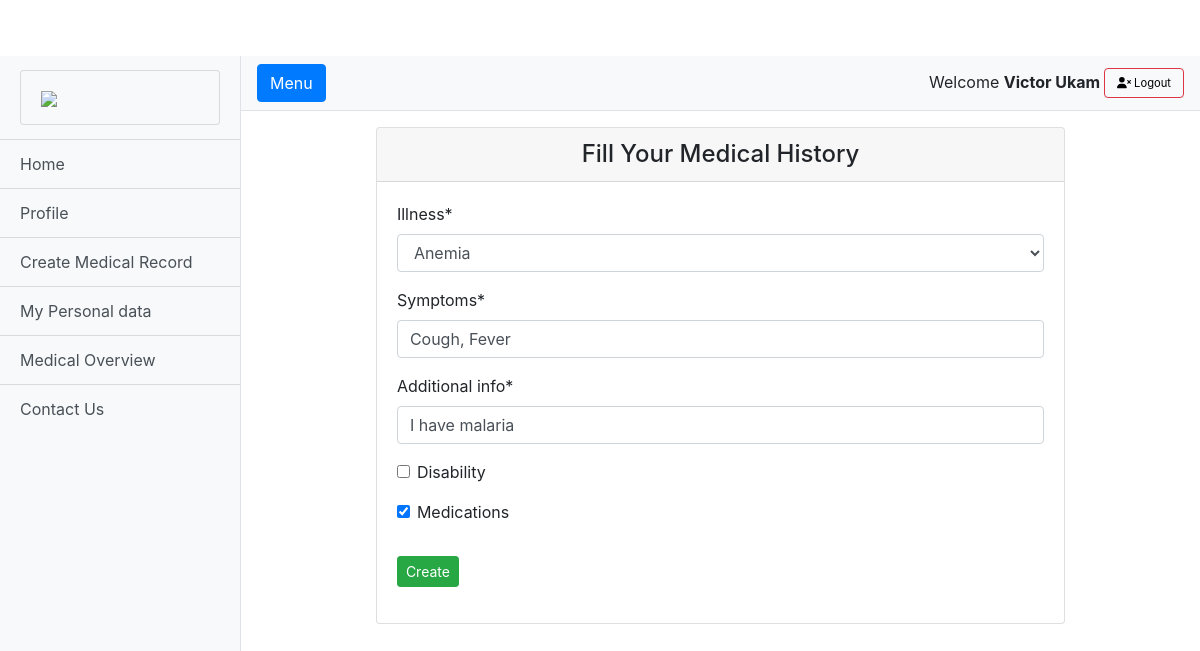
The app's page /records/2/update (signed in) with its own data.
### medicalapp/models.py (models this page shows, shortened)
class MedicalHistory(models.Model):
    Anxiety = 'Anxiety'
    Arthritis = 'Arthritis'
    Asthma = 'Asthma'
    Anemia = 'Anemia'
    Cancer = 'Cancer'
    Corona_virus = 'Corona_virus'
    Diabetes = 'Diabetes'
    Ebola = 'Ebola'
    HIV = 'HIV'
    ILLNESS_CHOICES = (
        (Anxiety, "Anxiety"),
        (Arthritis, "Arthritis"),
        (Asthma, "Asthma"),
        (Anemia, "Anemia"),
        (Cancer, "Cancer"),
        (Corona_virus, "Corona_virus"),
        (Diabetes, "Diabetes"),
        (Ebola, "Ebola"),
        (HIV, "HIV"),
    )
    user = models.ForeignKey(User, on_delete=models.CASCADE)
    illness = MultiSelectField(choices=ILLNESS_CHOICES, max_length=50)
    symptoms = models.CharField(max_length=100)
    additional_info = models.CharField(max_length=100)
    disability = models.BooleanField(default=False)
    medications = models.BooleanField(default=False)
    created_at = models.DateTimeField(default=timezone.now)

### medicalapp/views/home.py (the view, shortened to what this page needs)
# urls.py: path('records/<int:id>/update', RecordUpdateView.as_view(), name='update-medical-record'),
class RecordUpdateView(LoginRequiredMixin, UserPassesTestMixin, UpdateView):
    model = MedicalHistory
    fields = ['illness', 'symptoms', 'additional_info', 'disability', 'medications']
    template_name = 'createrecords.html'
    pk_url_kwarg = 'id'
    success_url = reverse_lazy('medical-record-list')
    def test_func(self):
        record = self.get_object()
        if self.request.user == record.user:
            return True
        return False

### medicalapp/templatetags/is_already_applied.py (called while the page is built)
@register.filter(name='has_group')
def has_group(user, group_name):
    group = Group.objects.get(name=group_name)
    return True if group in user.groups.all() else False

### templates/createrecords.html (shortened to what this page needs)
{% extends 'base.html' %}
{% load static %}
{% load crispy_forms_tags %}
{% block content %}
{% include 'sidebar.html' %}
<div class="container py-3">
    <div class="row">
        <div class="mx-auto col-sm-9">
                    <div class="card">
                        <div class="card-header">
                            <h4 class="mb-0" style="text-align:center;">Fill Your Medical History</h4>
                        </div>
                        <div class="card-body">
                            <form class="form" method="POST" action="" enctype="multipart/form-data" role="form" autocomplete="off">
                                <fieldset class="form-group">
                                    {{ form|crispy }}
                                </fieldset>
                                <div class="form-group">
                                    <button class="btn btn-group-vertical btn-sm btn-success" type="submit">Create</button>
                                </div>
                            </form>
                        </div>
                    </div>
        </div>
    </div>
</div>
    </div>
</div>
{% endblock %}

### templates/sidebar.html (shortened to what this page needs)
{% load static %}
{% load is_already_applied %}
 <div class="d-flex" id="wrapper">
    <div class="bg-light border-right" id="sidebar-wrapper">
      <div class="sidebar-heading">
          <a href="{% url 'home' %}" class="list-group-item list-group-item-action bg-light">
          <img style="width: 100%;" src="{% static 'img/healthpeople-41.jpg' %}">
          </a>
      </div>
      {% if user.is_authenticated %}
      <div class="list-group list-group-flush">
          <a href="{% url 'home' %}" class="list-group-item list-group-item-action bg-light">Home</a>
        <a href="{% url 'profile' %}" class="list-group-item list-group-item-action bg-light">Profile</a>
        <a href="{% url 'create-medical-record' %}" class="list-group-item list-group-item-action bg-light">Create Medical Record</a>
        <a href="{% url 'medical-record-list' %}" class="list-group-item list-group-item-action bg-light">My Personal data</a>
        <a href="{% url 'pie-chart' %}" class="list-group-item list-group-item-action bg-light">Medical Overview</a>
        <a href="{% url 'contact' %}" class="list-group-item list-group-item-action bg-light">Contact Us</a>
      </div>
      {% endif %}
    </div>
    <div id="page-content-wrapper">
      <nav class="navbar navbar-expand-lg navbar-light bg-light border-bottom">
        <button class="btn btn-primary" id="menu-toggle">Menu</button>
        <div class="collapse navbar-collapse" id="navbarSupportedContent">
            <ul class="navbar-nav ml-auto mt-2 mt-lg-0">
            {% if user.is_authenticated %}
            <li class="nav-item">
               Welcome <b>{{ user.first_name }} {{user.last_name}} </b>
                <button type="button" style="font-size: 70%;" class="btn btn-outline-danger">
                  <a href="{% url 'logout' %}" style="color:black;">
                      <i class="fa fa-user-times"></i> Logout
                  </a>
               </button>
            </li>
                {% endif %}
          </ul>
        </div>
      </nav>

### static/css/simple-sidebar.css (style rules this page uses)
body { overflow-x: hidden; }
#sidebar-wrapper { min-height: 100vh; margin-left: -15rem; -webkit-transition: margin .25s ease-out; -moz-transition: margin .25s ease-out; -o-transition: margin .25s ease-out; transition: margin .25s ease-out; }
#sidebar-wrapper .sidebar-heading { padding: 0.875rem 1.25rem; font-size: 1.2rem; }
#sidebar-wrapper .list-group { width: 15rem; }
#page-content-wrapper { min-width: 100vw; }
@media (min-width: 768px) { #sidebar-wrapper { margin-left: 0; } }
@media (min-width: 768px) { #page-content-wrapper { min-width: 0; width: 100%; } }

### static/css/full-width-pics.css (style rules this page uses)
body { padding-top: 56px; }

### records on screen
MedicalHistory: illness "Anemia", symptoms "Cough, Fever", additional_info "I have malaria", medications "☑"

### other values on screen
{{ user.first_name }} "Victor"
{{ user.last_name }} "Ukam"
